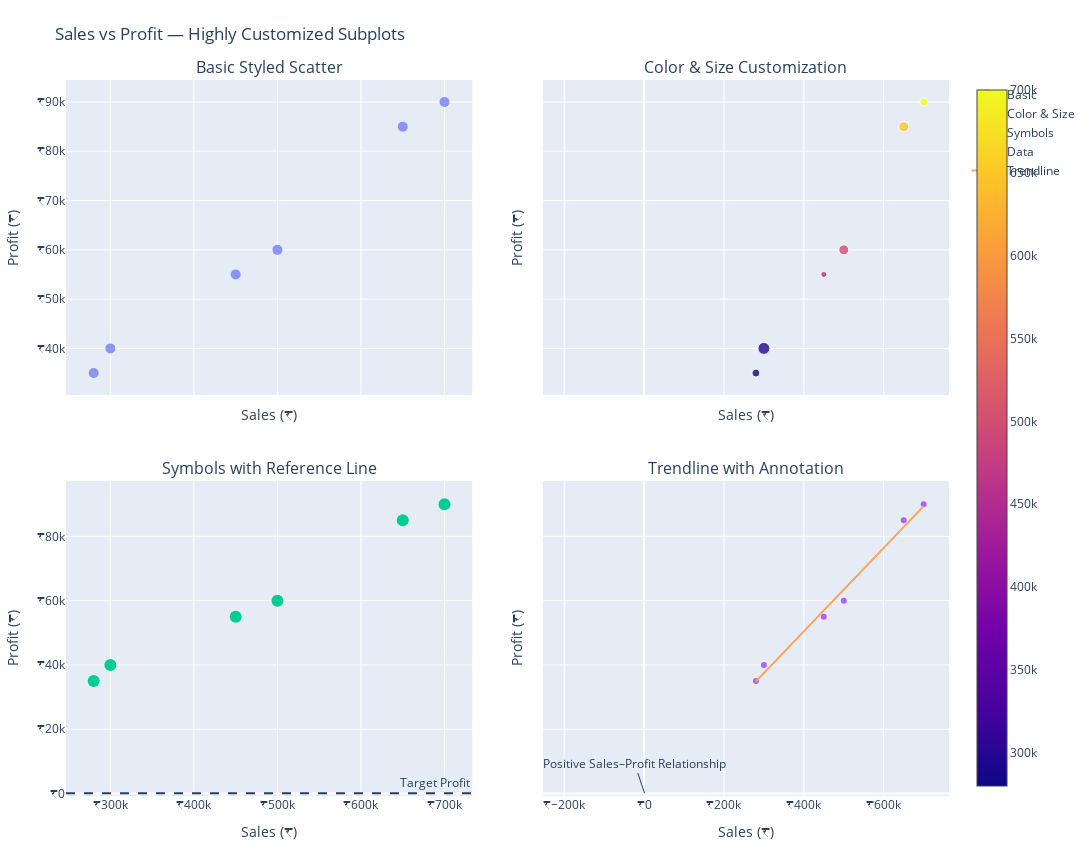

The cell this chart's notebook holds for it:
### Code cell
# Create subplots with spacing control (tight_layout alternative)
fig = make_subplots(
    rows=2,
    cols=2,
    subplot_titles=[
        "Basic Styled Scatter",
        "Color & Size Customization",
        "Symbols with Reference Line",
        "Trendline with Annotation"
    ],
    shared_xaxes=True,
    shared_yaxes=True,
    horizontal_spacing=0.08,   # spacing between columns
    vertical_spacing=0.12      # spacing between rows
)

# Basic styled scatter
fig.add_trace(
    go.Scatter(
        x=df["Sales"],
        y=df["Profit"],
        mode="markers",
        marker=dict(size=10, opacity=0.7),
        name="Basic"
    ),
    row=1, col=1
)

# Color + Size
fig.add_trace(
    go.Scatter(
        x=df["Sales"],
        y=df["Profit"],
        mode="markers",
        marker=dict(
            size=df["Quantity"] * 2,
            color=df["Sales"],
            showscale=True,
            opacity=0.8,
            line=dict(width=1)
        ),
        name="Color & Size",
        hovertemplate="Sales: %{x}<br>Profit: %{y}<br>Qty: %{marker.size}"
    ),
    row=1, col=2
)

#Symbols + Reference line
symbols = df["Category"].map({"A": "circle", "B": "diamond"}).fillna("circle")
fig.add_trace(
    go.Scatter(
        x=df["Sales"],
        y=df["Profit"],
        mode="markers",
        marker=dict(symbol=symbols, size=12),
        name="Symbols"
    ),
    row=2, col=1
)

fig.add_hline(
    y=100,
    line_dash="dash",
    annotation_text="Target Profit",
    row=2, col=1
)

#Trendline + annotation
z = np.polyfit(df["Sales"], df["Profit"], 1)
p = np.poly1d(z)

fig.add_trace(
    go.Scatter(
        x=df["Sales"],
        y=df["Profit"],
        mode="markers",
        name="Data"
    ),
    row=2, col=2
)

fig.add_trace(
    go.Scatter(
        x=df["Sales"],
        y=p(df["Sales"]),
        mode="lines",
        name="Trendline"
    ),
    row=2, col=2
)

fig.add_annotation(
    text="Positive Sales–Profit Relationship",
    x=1000,
    y=160,
    showarrow=True,
    row=2, col=2
)

# Layout = tight_layout replacement
fig.update_layout(
    title="Sales vs Profit — Highly Customized Subplots",
    height=850,
    width=1100,
    hovermode="x unified",
    showlegend=True,
    margin=dict(
        l=50,   # left margin
        r=80,   # right margin
        t=80,   # top margin
        b=50    # bottom margin
    )
)

# Axis formatting
fig.update_xaxes(
    title_text="Sales (₹)",
    tickprefix="₹",
    showgrid=True
)

fig.update_yaxes(
    title_text="Profit (₹)",
    tickprefix="₹",
    showgrid=True
)

fig.show()

### Figure 1 — Plotly figure (JSON) as saved in the notebook; plotly's stock layout.template omitted (floating-point values rounded to 4 significant figures)
{"data": [{"marker": {"opacity": 0.7, "size": 10}, "mode": "markers", "name": "Basic", "type": "scatter", "x": [500000, 700000, 300000, 450000, 650000, 280000], "xaxis": "x", "y": [60000, 90000, 40000, 55000, 85000, 35000], "yaxis": "y"}, {"hovertemplate": "Sales: %{x}<br>Profit: %{y}<br>Qty: %{marker.size}", "marker": {"color": [500000, 700000, 300000, 450000, 650000, 280000], "line": {"width": 1}, "opacity": 0.8, "showscale": true, "size": [10, 8, 12, 6, 10, 8]}, "mode": "markers", "name": "Color & Size", "type": "scatter", "x": [500000, 700000, 300000, 450000, 650000, 280000], "xaxis": "x2", "y": [60000, 90000, 40000, 55000, 85000, 35000], "yaxis": "y2"}, {"marker": {"size": 12, "symbol": ["circle", "circle", "circle", "circle", "circle", "circle"]}, "mode": "markers", "name": "Symbols", "type": "scatter", "x": [500000, 700000, 300000, 450000, 650000, 280000], "xaxis": "x3", "y": [60000, 90000, 40000, 55000, 85000, 35000], "yaxis": "y3"}, {"mode": "markers", "name": "Data", "type": "scatter", "x": [500000, 700000, 300000, 450000, 650000, 280000], "xaxis": "x4", "y": [60000, 90000, 40000, 55000, 85000, 35000], "yaxis": "y4"}, {"mode": "lines", "name": "Trendline", "type": "scatter", "x": [500000, 700000, 300000, 450000, 650000, 280000], "xaxis": "x4", "y": [63430.0, 89390.0, 37470.0, 56940.0, 82900.0, 34870.0], "yaxis": "y4"}], "layout": {"annotations": [{"font": {"size": 16}, "showarrow": false, "text": "Basic Styled Scatter", "x": 0.23, "xanchor": "center", "xref": "paper", "y": 1, "yanchor": "bottom", "yref": "paper"}, {"font": {"size": 16}, "showarrow": false, "text": "Color & Size Customization", "x": 0.77, "xanchor": "center", "xref": "paper", "y": 1, "yanchor": "bottom", "yref": "paper"}, {"font": {"size": 16}, "showarrow": false, "text": "Symbols with Reference Line", "x": 0.23, "xanchor": "center", "xref": "paper", "y": 0.44, "yanchor": "bottom", "yref": "paper"}, {"font": {"size": 16}, "showarrow": false, "text": "Trendline with Annotation", "x": 0.77, "xanchor": "center", "xref": "paper", "y": 0.44, "yanchor": "bottom", "yref": "paper"}, {"showarrow": false, "text": "Target Profit", "x": 1, "xanchor": "right", "xref": "x3 domain", "y": 100, "yanchor": "bottom", "yref": "y3"}, {"showarrow": true, "text": "Positive Sales–Profit Relationship", "x": 1000, "xref": "x4", "y": 160, "yref": "y4"}], "height": 850, "hovermode": "x unified", "margin": {"b": 50, "l": 50, "r": 80, "t": 80}, "shapes": [{"line": {"dash": "dash"}, "type": "line", "x0": 0, "x1": 1, "xref": "x3 domain", "y0": 100, "y1": 100, "yref": "y3"}], "showlegend": true, "title": {"text": "Sales vs Profit — Highly Customized Subplots"}, "width": 1100, "xaxis": {"anchor": "y", "domain": [0, 0.46], "matches": "x3", "showgrid": true, "showticklabels": false, "tickprefix": "₹", "title": {"text": "Sales (₹)"}}, "xaxis2": {"anchor": "y2", "domain": [0.54, 1], "matches": "x4", "showgrid": true, "showticklabels": false, "tickprefix": "₹", "title": {"text": "Sales (₹)"}}, "xaxis3": {"anchor": "y3", "domain": [0, 0.46], "showgrid": true, "tickprefix": "₹", "title": {"text": "Sales (₹)"}}, "xaxis4": {"anchor": "y4", "domain": [0.54, 1], "showgrid": true, "tickprefix": "₹", "title": {"text": "Sales (₹)"}}, "yaxis": {"anchor": "x", "domain": [0.56, 1], "showgrid": true, "tickprefix": "₹", "title": {"text": "Profit (₹)"}}, "yaxis2": {"anchor": "x2", "domain": [0.56, 1], "matches": "y", "showgrid": true, "showticklabels": false, "tickprefix": "₹", "title": {"text": "Profit (₹)"}}, "yaxis3": {"anchor": "x3", "domain": [0, 0.44], "showgrid": true, "tickprefix": "₹", "title": {"text": "Profit (₹)"}}, "yaxis4": {"anchor": "x4", "domain": [0, 0.44], "matches": "y3", "showgrid": true, "showticklabels": false, "tickprefix": "₹", "title": {"text": "Profit (₹)"}}}}
